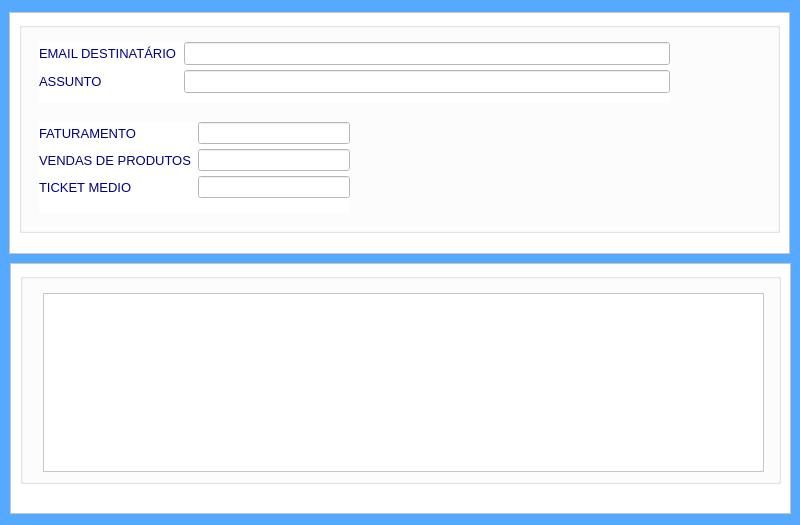
<?xml version="1.0" encoding="UTF-8"?>
<ui version="4.0">
 <class>MainWindow</class>
 <widget class="QMainWindow" name="MainWindow">
  <property name="geometry">
   <rect>
    <x>0</x>
    <y>0</y>
    <width>800</width>
    <height>525</height>
   </rect>
  </property>
  <property name="minimumSize">
   <size>
    <width>800</width>
    <height>525</height>
   </size>
  </property>
  <property name="maximumSize">
   <size>
    <width>800</width>
    <height>525</height>
   </size>
  </property>
  <property name="windowTitle">
   <string>Enviar Email</string>
  </property>
  <property name="windowIcon">
   <iconset>
    <normaloff>../Imagens/o-email.png</normaloff>../Imagens/o-email.png</iconset>
  </property>
  <property name="styleSheet">
   <string notr="true">background-color: rgb(255, 255, 255);
background-color: rgb(85, 170, 255);</string>
  </property>
  <widget class="QWidget" name="centralwidget">
   <widget class="QFrame" name="frame">
    <property name="geometry">
     <rect>
      <x>9</x>
      <y>12</y>
      <width>781</width>
      <height>242</height>
     </rect>
    </property>
    <property name="styleSheet">
     <string notr="true">background-color: rgb(255, 255, 255);</string>
    </property>
    <property name="frameShape">
     <enum>QFrame::StyledPanel</enum>
    </property>
    <property name="frameShadow">
     <enum>QFrame::Raised</enum>
    </property>
    <widget class="QGroupBox" name="groupBox_15">
     <property name="geometry">
      <rect>
       <x>10</x>
       <y>10</y>
       <width>761</width>
       <height>211</height>
      </rect>
     </property>
     <property name="font">
      <font>
       <pointsize>10</pointsize>
       <weight>75</weight>
       <bold>true</bold>
      </font>
     </property>
     <property name="styleSheet">
      <string notr="true"/>
     </property>
     <property name="title">
      <string/>
     </property>
     <widget class="QWidget" name="formLayoutWidget">
      <property name="geometry">
       <rect>
        <x>20</x>
        <y>20</y>
        <width>631</width>
        <height>61</height>
       </rect>
      </property>
      <layout class="QFormLayout" name="formLayout">
       <property name="horizontalSpacing">
        <number>7</number>
       </property>
       <property name="verticalSpacing">
        <number>5</number>
       </property>
       <item row="0" column="0">
        <widget class="QLabel" name="label_12">
         <property name="font">
          <font>
           <family>Arial</family>
           <pointsize>10</pointsize>
          </font>
         </property>
         <property name="styleSheet">
          <string notr="true">color: rgb(0, 0, 127);</string>
         </property>
         <property name="text">
          <string>EMAIL DESTINATÁRIO</string>
         </property>
        </widget>
       </item>
       <item row="0" column="1">
        <widget class="QLineEdit" name="lineEdit_13">
         <property name="font">
          <font>
           <pointsize>10</pointsize>
          </font>
         </property>
         <property name="styleSheet">
          <string notr="true">background-color: rgb(255, 255, 255);</string>
         </property>
        </widget>
       </item>
       <item row="1" column="1">
        <widget class="QLineEdit" name="lineEdit_22">
         <property name="font">
          <font>
           <pointsize>10</pointsize>
          </font>
         </property>
         <property name="styleSheet">
          <string notr="true">background-color: rgb(255, 255, 255);</string>
         </property>
        </widget>
       </item>
       <item row="1" column="0">
        <widget class="QLabel" name="label_17">
         <property name="font">
          <font>
           <family>Arial</family>
           <pointsize>10</pointsize>
          </font>
         </property>
         <property name="styleSheet">
          <string notr="true">color: rgb(0, 0, 127);</string>
         </property>
         <property name="text">
          <string>ASSUNTO</string>
         </property>
        </widget>
       </item>
      </layout>
     </widget>
     <widget class="QWidget" name="formLayoutWidget_2">
      <property name="geometry">
       <rect>
        <x>20</x>
        <y>100</y>
        <width>311</width>
        <height>91</height>
       </rect>
      </property>
      <layout class="QFormLayout" name="formLayout_2">
       <property name="horizontalSpacing">
        <number>7</number>
       </property>
       <property name="verticalSpacing">
        <number>5</number>
       </property>
       <property name="leftMargin">
        <number>0</number>
       </property>
       <property name="rightMargin">
        <number>0</number>
       </property>
       <item row="0" column="0">
        <widget class="QLabel" name="label_18">
         <property name="font">
          <font>
           <family>Arial</family>
           <pointsize>10</pointsize>
          </font>
         </property>
         <property name="styleSheet">
          <string notr="true">color: rgb(0, 0, 127);</string>
         </property>
         <property name="text">
          <string>FATURAMENTO</string>
         </property>
        </widget>
       </item>
       <item row="0" column="1">
        <widget class="QLineEdit" name="lineEdit_25">
         <property name="styleSheet">
          <string notr="true">background-color: rgb(255, 255, 255);</string>
         </property>
        </widget>
       </item>
       <item row="1" column="0">
        <widget class="QLabel" name="label_23">
         <property name="font">
          <font>
           <family>Arial</family>
           <pointsize>10</pointsize>
          </font>
         </property>
         <property name="styleSheet">
          <string notr="true">color: rgb(0, 0, 127);</string>
         </property>
         <property name="text">
          <string>VENDAS DE PRODUTOS</string>
         </property>
        </widget>
       </item>
       <item row="1" column="1">
        <widget class="QLineEdit" name="lineEdit_26">
         <property name="styleSheet">
          <string notr="true">background-color: rgb(255, 255, 255);</string>
         </property>
        </widget>
       </item>
       <item row="2" column="0">
        <widget class="QLabel" name="label_28">
         <property name="font">
          <font>
           <family>Arial</family>
           <pointsize>10</pointsize>
          </font>
         </property>
         <property name="styleSheet">
          <string notr="true">color: rgb(0, 0, 127);</string>
         </property>
         <property name="text">
          <string>TICKET MEDIO</string>
         </property>
        </widget>
       </item>
       <item row="2" column="1">
        <widget class="QLineEdit" name="lineEdit_27">
         <property name="styleSheet">
          <string notr="true">background-color: rgb(255, 255, 255);</string>
         </property>
        </widget>
       </item>
      </layout>
     </widget>
     <widget class="QPushButton" name="enviaemail">
      <property name="geometry">
       <rect>
        <x>590</x>
        <y>140</y>
        <width>61</width>
        <height>51</height>
       </rect>
      </property>
      <property name="font">
       <font>
        <pointsize>10</pointsize>
        <weight>75</weight>
        <bold>true</bold>
       </font>
      </property>
      <property name="cursor">
       <cursorShape>PointingHandCursor</cursorShape>
      </property>
      <property name="focusPolicy">
       <enum>Qt::NoFocus</enum>
      </property>
      <property name="toolTip">
       <string>Enviar email</string>
      </property>
      <property name="styleSheet">
       <string notr="true"/>
      </property>
      <property name="text">
       <string/>
      </property>
      <property name="icon">
       <iconset>
        <normaloff>../Imagens/o-email.png</normaloff>../Imagens/o-email.png</iconset>
      </property>
      <property name="iconSize">
       <size>
        <width>50</width>
        <height>50</height>
       </size>
      </property>
      <property name="autoDefault">
       <bool>true</bool>
      </property>
      <property name="flat">
       <bool>true</bool>
      </property>
     </widget>
    </widget>
   </widget>
   <widget class="QFrame" name="frame_2">
    <property name="geometry">
     <rect>
      <x>10</x>
      <y>263</y>
      <width>781</width>
      <height>251</height>
     </rect>
    </property>
    <property name="styleSheet">
     <string notr="true">background-color: rgb(255, 255, 255);</string>
    </property>
    <property name="frameShape">
     <enum>QFrame::StyledPanel</enum>
    </property>
    <property name="frameShadow">
     <enum>QFrame::Raised</enum>
    </property>
    <widget class="QGroupBox" name="groupBox_16">
     <property name="geometry">
      <rect>
       <x>10</x>
       <y>10</y>
       <width>761</width>
       <height>211</height>
      </rect>
     </property>
     <property name="font">
      <font>
       <pointsize>10</pointsize>
       <weight>75</weight>
       <bold>true</bold>
      </font>
     </property>
     <property name="styleSheet">
      <string notr="true"/>
     </property>
     <property name="title">
      <string/>
     </property>
     <widget class="QTextEdit" name="textEdit">
      <property name="geometry">
       <rect>
        <x>23</x>
        <y>20</y>
        <width>721</width>
        <height>179</height>
       </rect>
      </property>
     </widget>
    </widget>
   </widget>
  </widget>
 </widget>
 <resources/>
 <connections/>
</ui>
